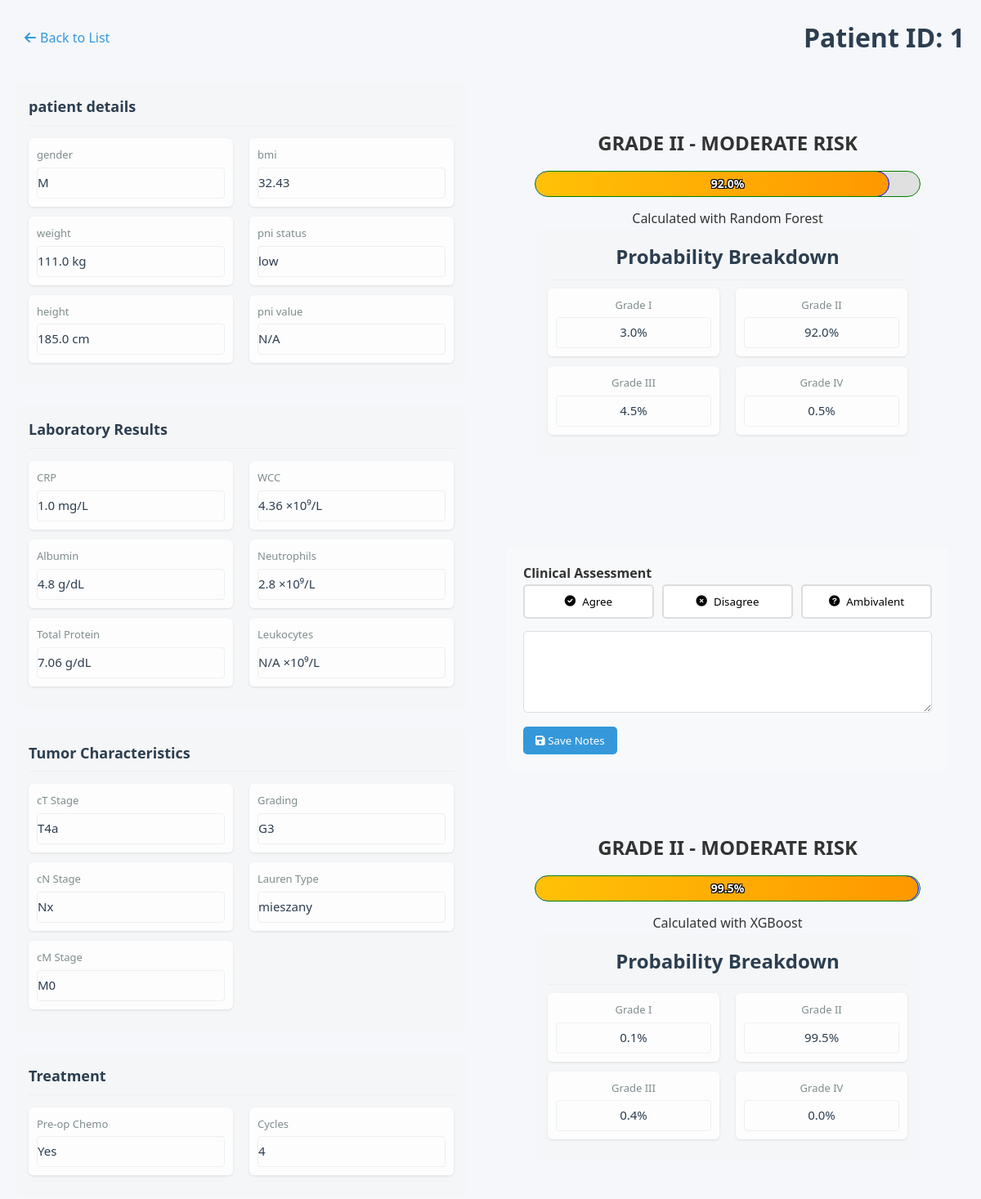
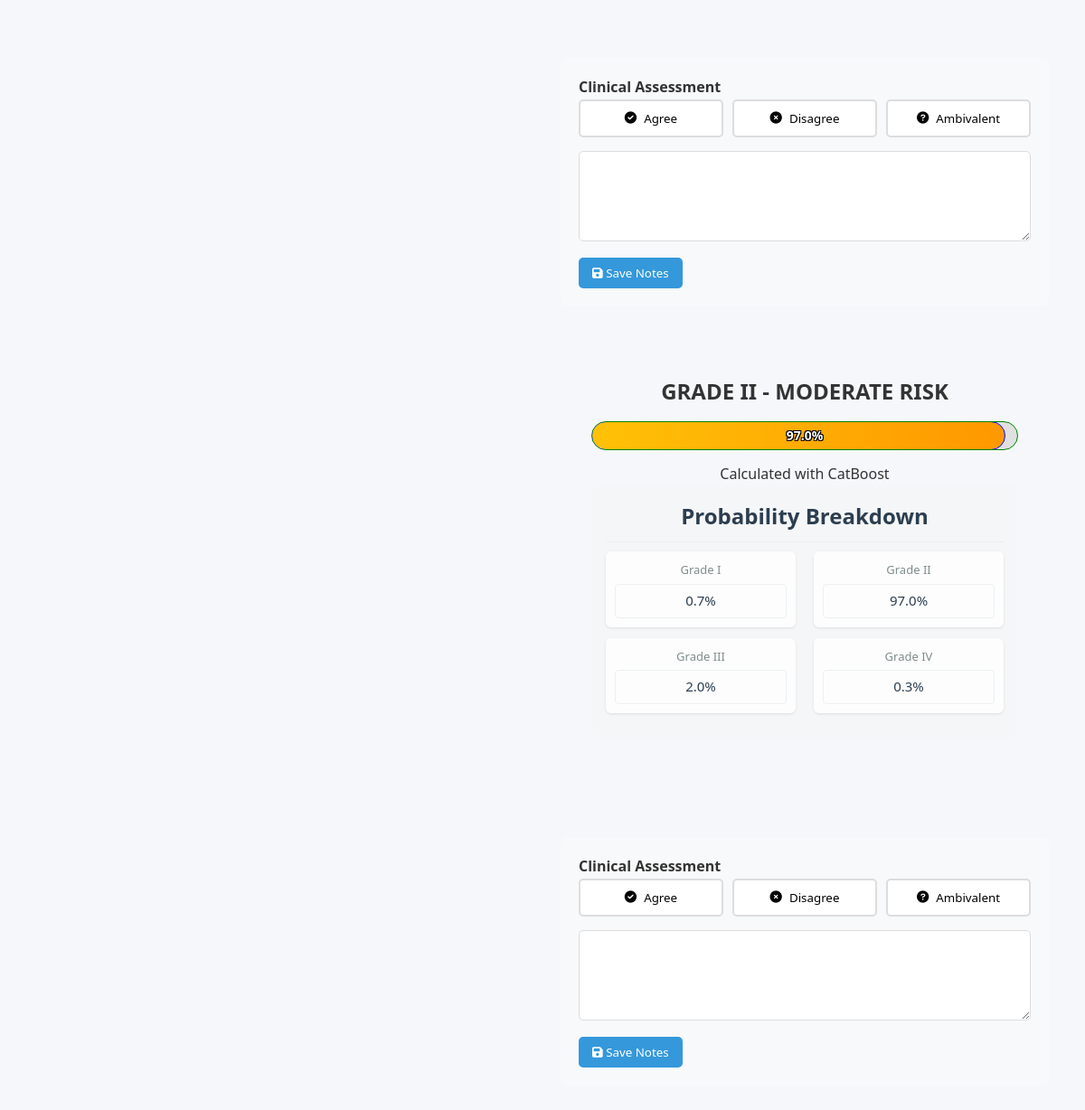
/patient/1, run on the app's committed database (2 pictures, top to bottom).
### models.py (models this page shows, shortened)
class Patient(db.Model):
    id = db.Column(db.Integer, primary_key=True)
    gender = db.Column(db.String(1), nullable=False)        # 'M' lub 'K'
    weight = db.Column(db.Float, nullable=False)            # waga w kg (wartości numeryczne)
    height = db.Column(db.Float, nullable=False)            # wzrost w cm (wartości numeryczne)
    bmi = db.Column(db.Float, nullable=False)               # BMI (wartości numeryczne)
    CRP = db.Column(db.Float, nullable=False)               # CRP (wartości numeryczne)
    Alb = db.Column(db.Float, nullable=False)               # Alb (wartości numeryczne)
    WCC = db.Column(db.Float, nullable=False)               # WCC (wartości numeryczne)
    NEU = db.Column(db.Float, nullable=False)               # NEU (wartości numeryczne)
    total_protein = db.Column(db.Float, nullable=False)     # białko całkowite (wartości numeryczne)
    pT = db.Column(db.String(10), nullable=False)           # stadium T (wartości kategoryczne)
    pN = db.Column(db.String(10), nullable=False)           # stadium N (wartości kategoryczne)
    pM = db.Column(db.String(10), nullable=False)           # stadium M (wartości kategoryczne)
    PNI = db.Column(db.Integer, nullable=False)             # PNI (wartości numeryczne 0-1)
    GRADING = db.Column(db.String(10), nullable=False)      # stopień zróżnicowania (wartości kategoryczne)
    Lauren = db.Column(db.String(10), nullable=False)       # typ Lauren (wartości kategoryczne)
    CTH_preop = db.Column(db.String(10), nullable=False)    # chemioterapia przedoperacyjna (wartości kategoryczne)
    cycles_number = db.Column(db.Integer, nullable=False)   # liczba cykli chemioterapii (wartości numeryczne)
    leukocytes = db.Column(db.Float, nullable=True)        # NEW: total leukocytes count (nullable)
    pni_float = db.Column(db.Float, nullable=True)         # NEW: float PNI value (nullable)
    predictions = db.relationship('Prediction', backref='patient', lazy=True)

class Prediction(db.Model):
    id = db.Column(db.Integer, primary_key=True)
    patient_id = db.Column(db.Integer, db.ForeignKey('patient.id'), nullable=False)
    probability = db.Column(db.Float, nullable=False)
    model_used = db.Column(db.String(50), nullable=False)
    interpretation = db.Column(db.String(50), nullable=False)
    top_factors = db.Column(db.JSON)  # Stores list of important factors
    all_probabilities = db.Column(db.JSON) # field for grade probabilities
    grade = db.Column(db.String(2))
    clinician_agreement = db.Column(db.String(20))  # 'agree', 'disagree', 'ambivalent'
    clinician_notes = db.Column(db.Text)
    patient_id = db.Column(db.Integer, db.ForeignKey('patient.id'), nullable=False)

### app.py (the view)
    @app.route('/patient/<int:patient_id>')
    def patient_detail(patient_id):
        patient = Patient.query.get_or_404(patient_id)
        predictions = patient.predictions
        return render_template('patient.html', patient=patient, predictions=predictions)

### templates/patient.html (shortened to what this page needs)
{% extends "base.html" %}
{% block content %}
<header class="patient-header">
    <button class="back-button" onclick="window.history.back()">
        <i class="fas fa-arrow-left"></i> Back to List
    </button>
    <h1>Patient ID: {{ patient.id }}</h1>
</header>
<div class="patient-profile">
  <div class="patient-data">
    <div class="data-section">
      <h3 class="data-section-title">patient details</h3>
      <div class="data-columns">
          <div class="data-subcolumn">
              <div class="data-field">
                  <label>gender</label>
                  <div class="editable-field">{{ patient.gender }}</div>
              </div>
              <div class="data-field">
                  <label>weight</label>
                  <div class="editable-field">{{ patient.weight }} kg</div>
              </div>
              <div class="data-field">
                  <label>height</label>
                  <div class="editable-field">{{ patient.height }} cm</div>
              </div>
          </div>
          <div class="data-subcolumn">
              <div class="data-field">
                  <label>bmi</label>
                  <div class="editable-field">{{ patient.bmi }}</div>
              </div>
              <div class="data-field">
                  <label>pni status</label>
                  <div class="editable-field">{{ "high" if patient.pni else "low" }}</div>
              </div>
              <div class="data-field">
                  <label>pni value</label>
                  <div class="editable-field">{{ patient.pni_float or 'N/A' }}</div>
              </div>
          </div>
      </div>
  </div>
    <div class="data-section">
        <h3 class="data-section-title">Laboratory Results</h3>
        <div class="data-columns">
            <div class="data-subcolumn">
                <div class="data-field">
                    <label>CRP</label>
                    <div class="editable-field">{{ patient.CRP }} mg/L</div>
                </div>
                <div class="data-field">
                    <label>Albumin</label>
                    <div class="editable-field">{{ patient.Alb }} g/dL</div>
                </div>
                <div class="data-field">
                    <label>Total Protein</label>
                    <div class="editable-field">{{ patient.total_protein }} g/dL</div>
                </div>
            </div>
            <div class="data-subcolumn">
                <div class="data-field">
                    <label>WCC</label>
                    <div class="editable-field">{{ patient.WCC }} ×10⁹/L</div>
                </div>
                <div class="data-field">
                    <label>Neutrophils</label>
                    <div class="editable-field">{{ patient.NEU }} ×10⁹/L</div>
                </div>
                <div class="data-field">
                    <label>Leukocytes</label>
                    <div class="editable-field">{{ patient.leukocytes or 'N/A' }} ×10⁹/L</div>
                </div>
            </div>
        </div>
    </div>
    <div class="data-section">
        <h3 class="data-section-title">Tumor Characteristics</h3>
        <div class="data-columns">
            <div class="data-subcolumn">
                <div class="data-field">
                    <label>cT Stage</label>
                    <div class="editable-field">{{ patient.pT }}</div>
                </div>
                <div class="data-field">
                    <label>cN Stage</label>
                    <div class="editable-field">{{ patient.pN }}</div>
                </div>
                <div class="data-field">
                    <label>cM Stage</label>
                    <div class="editable-field">{{ patient.pM }}</div>
                </div>
            </div>
            <div class="data-subcolumn">
                <div class="data-field">
                    <label>Grading</label>
                    <div class="editable-field">{{ patient.GRADING }}</div>
                </div>
                <div class="data-field">
                    <label>Lauren Type</label>
                    <div class="editable-field">{{ patient.Lauren }}</div>
                </div>
            </div>
        </div>
    </div>
    <div class="data-section">
        <h3 class="data-section-title">Treatment</h3>
        <div class="data-columns">
            <div class="data-subcolumn">
                <div class="data-field">
                    <label>Pre-op Chemo</label>
                    <div class="editable-field">{{ "Yes" if patient.CTH_preop == "tak" else "No" }}</div>
                </div>
            </div>
            <div class="data-subcolumn">
                <div class="data-field">
                    <label>Cycles</label>
                    <div class="editable-field">{{ patient.cycles_number }}</div>
                </div>
            </div>
        </div>
    </div>
</div>
<div class="prediction-data">
    {% if predictions %}
        {% for prediction in predictions %}
        <div class="prediction-result">
            <div class="prediction-result">
                <div class="risk-level risk-{{ prediction.interpretation|lower|replace(' ', '-') }}">
                    <h3>GRADE {{ prediction.grade }} - {{ prediction.interpretation }}</h3>
                    <div class="probability-gauge">
                        <div class="gauge-fill" style="width: {{ (prediction.probability * 100)|round(1) }}%"></div>
                        <span class="probability-value">{{ (prediction.probability * 100)|round(1) }}%</span>
                    </div>
                    <p>Calculated with {{ prediction.model_used }}</p>
                    {% if prediction.all_probabilities %}
                    <div class="data-section">
                        <h3 class="data-section-title">Probability Breakdown</h3>
                        <div class="data-columns">
                            {% for grade, prob in prediction.all_probabilities|fromjson|dictsort %}
                            <div class="data-subcolumn">
                                <div class="data-field">
                                    <label>Grade {{ grade }}</label>
                                    <div class="editable-field probability-grade probability-grade-{{ grade }}">
                                        {{ (prob * 100)|round(1) }}%
                                    </div>
                                </div>
                            </div>
                            {% if loop.index % 2 == 0 and not loop.last %}
                        </div>
                        <div class="data-columns">
                            {% endif %}
                            {% endfor %}
                        </div>
                    </div>
{% endif %}
                </div>
            </div>
            <div class="clinician-feedback">
                <h4>Clinical Assessment</h4>
                <form method="POST" action="{{ url_for('save_feedback', prediction_id=prediction.id) }}">
                    <div class="feedback-buttons">
                        <button type="submit" name="agreement" value="agree"
                                class="{% if prediction.clinician_agreement == 'agree' %}active{% endif %}">
                            <i class="fas fa-check-circle"></i> Agree
                        </button>
                        <button type="submit" name="agreement" value="disagree"
                                class="{% if prediction.clinician_agreement == 'disagree' %}active{% endif %}">
                            <i class="fas fa-times-circle"></i> Disagree
                        </button>
                        <button type="submit" name="agreement" value="ambivalent"
                                class="{% if prediction.clinician_agreement == 'ambivalent' %}active{% endif %}">
                            <i class="fas fa-question-circle"></i> Ambivalent
                        </button>
                    </div>
                    <div class="feedback-notes">
                        <textarea name="clinician_notes" placeholder="Enter your clinical reasoning...">
                            {{ prediction.clinician_notes or '' }}
                        </textarea>
                        <button type="submit" class="btn-save-notes">
                            <i class="fas fa-save"></i> Save Notes
                        </button>
                    </div>
                </form>
            </div>
        </div>
        {% endfor %}
    {% else %}
        <div class="no-prediction">
            <p>No prediction available for this patient</p>
        </div>
    {% endif %}
</div>
</div>
    </div>
{% endblock %}

### static/css/styles.css (style rules this page uses)
:root { --primary-color: #2c3e50; --secondary-color: #3498db; --accent-color: #e74c3c; --light-gray: #ecf0f1; --medium-gray: #bdc3c7; --dark-gray: #7f8c8d; --success-color: #2ecc71; --warning-color: #f39c12; --danger-color: #e74c3c; }
* { margin: 0; padding: 0; box-sizing: border-box; font-family: 'Segoe UI', Tahoma, Geneva, Verdana, sans-serif; }
body { background-color: #f5f7fa; color: #333; line-height: 1.6; }
header { margin-bottom: 30px; display: flex; justify-content: space-between; align-items: center; flex-wrap: wrap; gap: 20px; }
h1 { color: var(--primary-color); font-weight: 600; }
.patient-header { margin-bottom: 30px; display: flex; align-items: center; gap: 20px; }
.back-button { background: none; border: none; color: var(--secondary-color); font-size: 16px; cursor: pointer; display: flex; align-items: center; gap: 5px; padding: 5px 10px; border-radius: 4px; transition: background-color 0.2s; }
.patient-profile { display: flex; gap: 30px; width: 100%; }
.editable-field { padding: 8px 12px; border: 1px solid var(--light-gray); border-radius: 4px; min-height: 38px; }
.feedback-buttons { display: flex; gap: 10px; margin-bottom: 20px; }
.data-field:last-child { border-bottom: none; }
.editable-field { padding: 8px 0; color: #333; }
.data-columns { display: flex; gap: 20px; flex-grow: 1; }
.data-subcolumn { flex: 1; min-width: 0; }
.patient-data { flex: 1; min-width: 0; display: flex; flex-direction: column; }
.prediction-data { width: 50%; min-width: 400px; }
.data-field { margin-bottom: 15px; padding: 10px; background: rgba(245, 245, 245, 0.3); border-radius: 4px; }
.data-field label { display: block; font-size: 13px; color: var(--dark-gray); margin-bottom: 5px; }
.data-field .editable-field { font-size: 15px; font-weight: 500; color: var(--primary-color); padding: 5px 0; }
.prediction-result { padding: 20px; }
.risk-level { text-align: center; margin-bottom: 20px; padding: 15px; border-radius: 8px; }
.risk-level h3 { margin-bottom: 10px; font-size: 24px; }
.clinician-feedback { margin-top: 30px; padding: 20px; background: #f8f9fa; border-radius: 8px; }
.feedback-buttons { display: flex; gap: 10px; margin-bottom: 15px; }
.feedback-buttons button { flex: 1; padding: 10px; border: 2px solid #ddd; background: white; border-radius: 5px; cursor: pointer; transition: all 0.3s; display: flex; align-items: center; justify-content: center; gap: 8px; }
.feedback-notes textarea { width: 100%; min-height: 100px; padding: 10px; border: 1px solid #ddd; border-radius: 5px; resize: vertical; }
.btn-save-notes { margin-top: 10px; padding: 8px 15px; background: var(--secondary-color); color: white; border: none; border-radius: 5px; cursor: pointer; }
.probability-value { position: absolute; top: 50%; left: 50%; transform: translate(-50%, -50%); font-weight: bold; font-size: 14px; color: #000; text-shadow: -1px -1px 0 #fff, 1px -1px 0 #fff, -1px 1px 0 #fff, 1px 1px 0 #fff; mix-blend-mode: normal; pointer-events: none; z-index: 2; }
.probability-gauge { height: 30px; background: #e0e0e0; border-radius: 15px; margin: 15px 0; position: relative; overflow: hidden; }
.gauge-fill { position: absolute; top: 0; left: 0; height: 100%; width: 0%; border-radius: 15px; transition: width 0.5s ease; z-index: 1; }
.probability-value { position: absolute; top: 50%; left: 50%; transform: translate(-50%, -50%); font-weight: bold; font-size: 14px; z-index: 2; color: white; text-shadow: -1px -1px 0 #000, 1px -1px 0 #000, -1px 1px 0 #000, 1px 1px 0 #000; }
.probability-gauge { outline: 1px solid green; }
.gauge-fill { outline: 1px solid blue; }
.risk-moderate-risk .gauge-fill { background: linear-gradient(to right, #FFC107, #FF9800); }
.data-section { margin-bottom: 25px; background: rgba(245, 245, 245, 0.5); border-radius: 8px; padding: 15px; }
.data-section-title { color: var(--primary-color); font-size: 18px; margin-bottom: 15px; padding-bottom: 8px; border-bottom: 1px solid var(--light-gray); }
.data-field { margin-bottom: 12px; padding: 10px; background: rgba(255, 255, 255, 0.8); border-radius: 6px; box-shadow: 0 1px 3px rgba(0,0,0,0.1); }
.probability-grade { font-weight: 600; text-align: center; padding: 8px; }

### data on the page
Patient: id "1", gender "M", weight "111.0", height "185.0", bmi "32.43", pni_float "N/A", CRP "1.0", Alb "4.8", total_protein "7.06", WCC "4.36", NEU "2.8", leukocytes "N/A", pT "T4a", pN "Nx", pM "M0", GRADING "G3", Lauren "mieszany", CTH_preop "Yes", cycles_number "4"
Prediction: grade "II", interpretation "MODERATE RISK", (prediction.probability*100)|round(1) "92.0", model_used "Random Forest", all_probabilities "I" "II" "III" "IV", value "3.0" "92.0" "4.5" "0.5"
Prediction: grade "II", interpretation "MODERATE RISK", (prediction.probability*100)|round(1) "99.5", model_used "XGBoost", all_probabilities "I" "II" "III" "IV", value "0.1" "99.5" "0.4" "0.0"
Prediction: grade "II", interpretation "MODERATE RISK", (prediction.probability*100)|round(1) "97.0", model_used "CatBoost", all_probabilities "I" "II" "III" "IV", value "0.7" "97.0" "2.0" "0.3"

### other printed values
{{ "high" if patient.pni else "low" }} "low"
